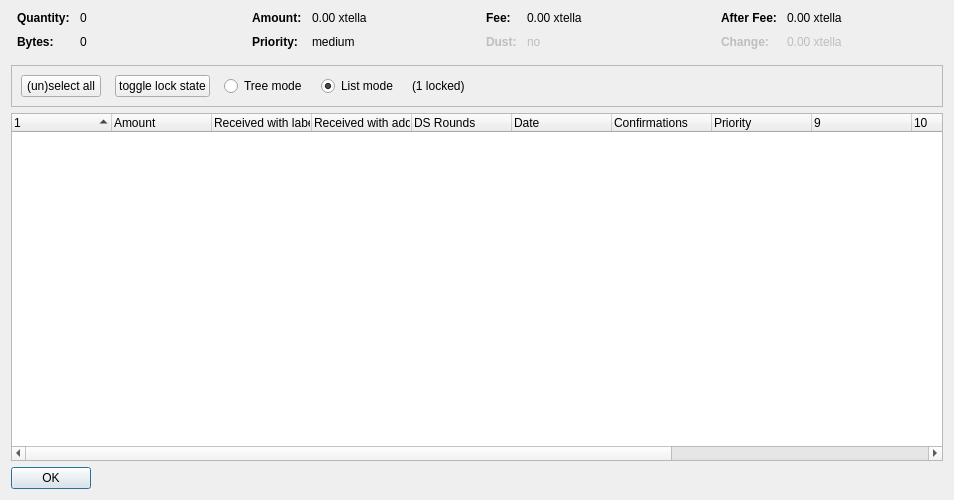
<?xml version="1.0" encoding="UTF-8"?>
<ui version="4.0">
 <class>CoinControlDialog</class>
 <widget class="QDialog" name="CoinControlDialog">
  <property name="geometry">
   <rect>
    <x>0</x>
    <y>0</y>
    <width>954</width>
    <height>500</height>
   </rect>
  </property>
  <property name="windowTitle">
   <string>Coin Selection</string>
  </property>
  <layout class="QVBoxLayout" name="verticalLayout">
   <item>
    <layout class="QHBoxLayout" name="horizontalLayoutTop" stretch="0,0,0,0">
     <property name="topMargin">
      <number>0</number>
     </property>
     <property name="bottomMargin">
      <number>10</number>
     </property>
     <item>
      <layout class="QFormLayout" name="formLayoutCoinControl1">
       <property name="horizontalSpacing">
        <number>10</number>
       </property>
       <property name="verticalSpacing">
        <number>10</number>
       </property>
       <property name="leftMargin">
        <number>6</number>
       </property>
       <property name="rightMargin">
        <number>6</number>
       </property>
       <item row="0" column="0">
        <widget class="QLabel" name="labelCoinControlQuantityText">
         <property name="font">
          <font>
           <weight>75</weight>
           <bold>true</bold>
          </font>
         </property>
         <property name="text">
          <string>Quantity:</string>
         </property>
        </widget>
       </item>
       <item row="0" column="1">
        <widget class="QLabel" name="labelCoinControlQuantity">
         <property name="cursor">
          <cursorShape>IBeamCursor</cursorShape>
         </property>
         <property name="contextMenuPolicy">
          <enum>Qt::ActionsContextMenu</enum>
         </property>
         <property name="text">
          <string notr="true">0</string>
         </property>
         <property name="textInteractionFlags">
          <set>Qt::LinksAccessibleByMouse|Qt::TextSelectableByKeyboard|Qt::TextSelectableByMouse</set>
         </property>
        </widget>
       </item>
       <item row="1" column="0">
        <widget class="QLabel" name="labelCoinControlBytesText">
         <property name="font">
          <font>
           <weight>75</weight>
           <bold>true</bold>
          </font>
         </property>
         <property name="text">
          <string>Bytes:</string>
         </property>
        </widget>
       </item>
       <item row="1" column="1">
        <widget class="QLabel" name="labelCoinControlBytes">
         <property name="cursor">
          <cursorShape>IBeamCursor</cursorShape>
         </property>
         <property name="contextMenuPolicy">
          <enum>Qt::ActionsContextMenu</enum>
         </property>
         <property name="text">
          <string notr="true">0</string>
         </property>
         <property name="textInteractionFlags">
          <set>Qt::LinksAccessibleByMouse|Qt::TextSelectableByKeyboard|Qt::TextSelectableByMouse</set>
         </property>
        </widget>
       </item>
      </layout>
     </item>
     <item>
      <layout class="QFormLayout" name="formLayoutCoinControl2">
       <property name="horizontalSpacing">
        <number>10</number>
       </property>
       <property name="verticalSpacing">
        <number>10</number>
       </property>
       <property name="leftMargin">
        <number>6</number>
       </property>
       <property name="rightMargin">
        <number>6</number>
       </property>
       <item row="0" column="0">
        <widget class="QLabel" name="labelCoinControlAmountText">
         <property name="font">
          <font>
           <weight>75</weight>
           <bold>true</bold>
          </font>
         </property>
         <property name="text">
          <string>Amount:</string>
         </property>
        </widget>
       </item>
       <item row="0" column="1">
        <widget class="QLabel" name="labelCoinControlAmount">
         <property name="cursor">
          <cursorShape>IBeamCursor</cursorShape>
         </property>
         <property name="contextMenuPolicy">
          <enum>Qt::ActionsContextMenu</enum>
         </property>
         <property name="text">
          <string notr="true">0.00 xtella</string>
         </property>
         <property name="textInteractionFlags">
          <set>Qt::LinksAccessibleByMouse|Qt::TextSelectableByKeyboard|Qt::TextSelectableByMouse</set>
         </property>
        </widget>
       </item>
       <item row="1" column="0">
        <widget class="QLabel" name="labelCoinControlPriorityText">
         <property name="font">
          <font>
           <weight>75</weight>
           <bold>true</bold>
          </font>
         </property>
         <property name="text">
          <string>Priority:</string>
         </property>
        </widget>
       </item>
       <item row="1" column="1">
        <widget class="QLabel" name="labelCoinControlPriority">
         <property name="cursor">
          <cursorShape>IBeamCursor</cursorShape>
         </property>
         <property name="contextMenuPolicy">
          <enum>Qt::ActionsContextMenu</enum>
         </property>
         <property name="text">
          <string>medium</string>
         </property>
         <property name="textInteractionFlags">
          <set>Qt::LinksAccessibleByMouse|Qt::TextSelectableByKeyboard|Qt::TextSelectableByMouse</set>
         </property>
        </widget>
       </item>
      </layout>
     </item>
     <item>
      <layout class="QFormLayout" name="formLayoutCoinControl3">
       <property name="horizontalSpacing">
        <number>10</number>
       </property>
       <property name="verticalSpacing">
        <number>10</number>
       </property>
       <property name="leftMargin">
        <number>6</number>
       </property>
       <property name="rightMargin">
        <number>6</number>
       </property>
       <item row="0" column="0">
        <widget class="QLabel" name="labelCoinControlFeeText">
         <property name="font">
          <font>
           <weight>75</weight>
           <bold>true</bold>
          </font>
         </property>
         <property name="text">
          <string>Fee:</string>
         </property>
        </widget>
       </item>
       <item row="0" column="1">
        <widget class="QLabel" name="labelCoinControlFee">
         <property name="cursor">
          <cursorShape>IBeamCursor</cursorShape>
         </property>
         <property name="contextMenuPolicy">
          <enum>Qt::ActionsContextMenu</enum>
         </property>
         <property name="text">
          <string notr="true">0.00 xtella</string>
         </property>
         <property name="textInteractionFlags">
          <set>Qt::LinksAccessibleByMouse|Qt::TextSelectableByKeyboard|Qt::TextSelectableByMouse</set>
         </property>
        </widget>
       </item>
       <item row="1" column="0">
        <widget class="QLabel" name="labelCoinControlLowOutputText">
         <property name="enabled">
          <bool>false</bool>
         </property>
         <property name="font">
          <font>
           <weight>75</weight>
           <bold>true</bold>
          </font>
         </property>
         <property name="text">
          <string>Dust:</string>
         </property>
        </widget>
       </item>
       <item row="1" column="1">
        <widget class="QLabel" name="labelCoinControlLowOutput">
         <property name="enabled">
          <bool>false</bool>
         </property>
         <property name="cursor">
          <cursorShape>IBeamCursor</cursorShape>
         </property>
         <property name="contextMenuPolicy">
          <enum>Qt::ActionsContextMenu</enum>
         </property>
         <property name="text">
          <string>no</string>
         </property>
         <property name="textInteractionFlags">
          <set>Qt::LinksAccessibleByMouse|Qt::TextSelectableByKeyboard|Qt::TextSelectableByMouse</set>
         </property>
        </widget>
       </item>
      </layout>
     </item>
     <item>
      <layout class="QFormLayout" name="formLayoutCoinControl4">
       <property name="horizontalSpacing">
        <number>10</number>
       </property>
       <property name="verticalSpacing">
        <number>10</number>
       </property>
       <property name="leftMargin">
        <number>6</number>
       </property>
       <property name="rightMargin">
        <number>6</number>
       </property>
       <item row="0" column="0">
        <widget class="QLabel" name="labelCoinControlAfterFeeText">
         <property name="font">
          <font>
           <weight>75</weight>
           <bold>true</bold>
          </font>
         </property>
         <property name="text">
          <string>After Fee:</string>
         </property>
        </widget>
       </item>
       <item row="0" column="1">
        <widget class="QLabel" name="labelCoinControlAfterFee">
         <property name="cursor">
          <cursorShape>IBeamCursor</cursorShape>
         </property>
         <property name="contextMenuPolicy">
          <enum>Qt::ActionsContextMenu</enum>
         </property>
         <property name="text">
          <string notr="true">0.00 xtella</string>
         </property>
         <property name="textInteractionFlags">
          <set>Qt::LinksAccessibleByMouse|Qt::TextSelectableByKeyboard|Qt::TextSelectableByMouse</set>
         </property>
        </widget>
       </item>
       <item row="1" column="0">
        <widget class="QLabel" name="labelCoinControlChangeText">
         <property name="enabled">
          <bool>false</bool>
         </property>
         <property name="font">
          <font>
           <weight>75</weight>
           <bold>true</bold>
          </font>
         </property>
         <property name="text">
          <string>Change:</string>
         </property>
        </widget>
       </item>
       <item row="1" column="1">
        <widget class="QLabel" name="labelCoinControlChange">
         <property name="enabled">
          <bool>false</bool>
         </property>
         <property name="cursor">
          <cursorShape>IBeamCursor</cursorShape>
         </property>
         <property name="contextMenuPolicy">
          <enum>Qt::ActionsContextMenu</enum>
         </property>
         <property name="text">
          <string notr="true">0.00 xtella</string>
         </property>
         <property name="textInteractionFlags">
          <set>Qt::LinksAccessibleByMouse|Qt::TextSelectableByKeyboard|Qt::TextSelectableByMouse</set>
         </property>
        </widget>
       </item>
      </layout>
     </item>
    </layout>
   </item>
   <item>
    <widget class="QFrame" name="frame">
     <property name="minimumSize">
      <size>
       <width>0</width>
       <height>40</height>
      </size>
     </property>
     <property name="frameShape">
      <enum>QFrame::StyledPanel</enum>
     </property>
     <property name="frameShadow">
      <enum>QFrame::Sunken</enum>
     </property>
     <layout class="QHBoxLayout" name="horizontalLayout">
      <item>
       <layout class="QHBoxLayout" name="horizontalLayoutPanel" stretch="0,0,0,0,0,0">
        <property name="spacing">
         <number>14</number>
        </property>
        <item>
         <widget class="QPushButton" name="pushButtonSelectAll">
          <property name="sizePolicy">
           <sizepolicy hsizetype="Maximum" vsizetype="Fixed">
            <horstretch>0</horstretch>
            <verstretch>0</verstretch>
           </sizepolicy>
          </property>
          <property name="text">
           <string>(un)select all</string>
          </property>
          <property name="autoDefault">
           <bool>false</bool>
          </property>
         </widget>
        </item>
        <item>
         <widget class="QPushButton" name="pushButtonToggleLock">
          <property name="sizePolicy">
           <sizepolicy hsizetype="Maximum" vsizetype="Fixed">
            <horstretch>0</horstretch>
            <verstretch>0</verstretch>
           </sizepolicy>
          </property>
          <property name="text">
           <string>toggle lock state</string>
          </property>
          <property name="autoDefault">
           <bool>false</bool>
          </property>
         </widget>
        </item>
        <item>
         <widget class="QRadioButton" name="radioTreeMode">
          <property name="sizePolicy">
           <sizepolicy hsizetype="Maximum" vsizetype="Fixed">
            <horstretch>0</horstretch>
            <verstretch>0</verstretch>
           </sizepolicy>
          </property>
          <property name="text">
           <string>Tree mode</string>
          </property>
         </widget>
        </item>
        <item>
         <widget class="QRadioButton" name="radioListMode">
          <property name="sizePolicy">
           <sizepolicy hsizetype="Maximum" vsizetype="Fixed">
            <horstretch>0</horstretch>
            <verstretch>0</verstretch>
           </sizepolicy>
          </property>
          <property name="text">
           <string>List mode</string>
          </property>
          <property name="checked">
           <bool>true</bool>
          </property>
         </widget>
        </item>
        <item>
         <widget class="QLabel" name="labelLocked">
          <property name="text">
           <string>(1 locked)</string>
          </property>
         </widget>
        </item>
        <item>
         <spacer name="horizontalSpacer">
          <property name="orientation">
           <enum>Qt::Horizontal</enum>
          </property>
          <property name="sizeHint" stdset="0">
           <size>
            <width>40</width>
            <height>20</height>
           </size>
          </property>
         </spacer>
        </item>
       </layout>
      </item>
     </layout>
    </widget>
   </item>
   <item>
    <widget class="CoinControlTreeWidget" name="treeWidget">
     <property name="contextMenuPolicy">
      <enum>Qt::CustomContextMenu</enum>
     </property>
     <property name="sortingEnabled">
      <bool>false</bool>
     </property>
     <property name="columnCount">
      <number>13</number>
     </property>
     <attribute name="headerShowSortIndicator" stdset="0">
      <bool>true</bool>
     </attribute>
     <attribute name="headerStretchLastSection">
      <bool>false</bool>
     </attribute>
     <column>
      <property name="text">
       <string/>
      </property>
     </column>
     <column>
      <property name="text">
       <string>Amount</string>
      </property>
     </column>
     <column>
      <property name="text">
       <string>Received with label</string>
      </property>
     </column>
     <column>
      <property name="text">
       <string>Received with address</string>
      </property>
     </column>
     <column>
      <property name="text">
       <string>DS Rounds</string>
      </property>
     </column>
     <column>
      <property name="text">
       <string>Date</string>
      </property>
     </column>
     <column>
      <property name="text">
       <string>Confirmations</string>
      </property>
      <property name="toolTip">
       <string>Confirmed</string>
      </property>
     </column>
     <column>
      <property name="text">
       <string>Priority</string>
      </property>
     </column>
     <column>
      <property name="text">
       <string/>
      </property>
     </column>
     <column>
      <property name="text">
       <string/>
      </property>
     </column>
     <column>
      <property name="text">
       <string/>
      </property>
     </column>
     <column>
      <property name="text">
       <string/>
      </property>
     </column>
     <column>
      <property name="text">
       <string/>
      </property>
     </column>
    </widget>
   </item>
   <item>
    <widget class="QDialogButtonBox" name="buttonBox">
     <property name="sizePolicy">
      <sizepolicy hsizetype="Maximum" vsizetype="Fixed">
       <horstretch>0</horstretch>
       <verstretch>0</verstretch>
      </sizepolicy>
     </property>
     <property name="orientation">
      <enum>Qt::Horizontal</enum>
     </property>
     <property name="standardButtons">
      <set>QDialogButtonBox::Ok</set>
     </property>
    </widget>
   </item>
  </layout>
 </widget>
 <customwidgets>
  <customwidget>
   <class>CoinControlTreeWidget</class>
   <extends>QTreeWidget</extends>
   <header>coincontroltreewidget.h</header>
  </customwidget>
 </customwidgets>
 <resources/>
 <connections/>
</ui>
